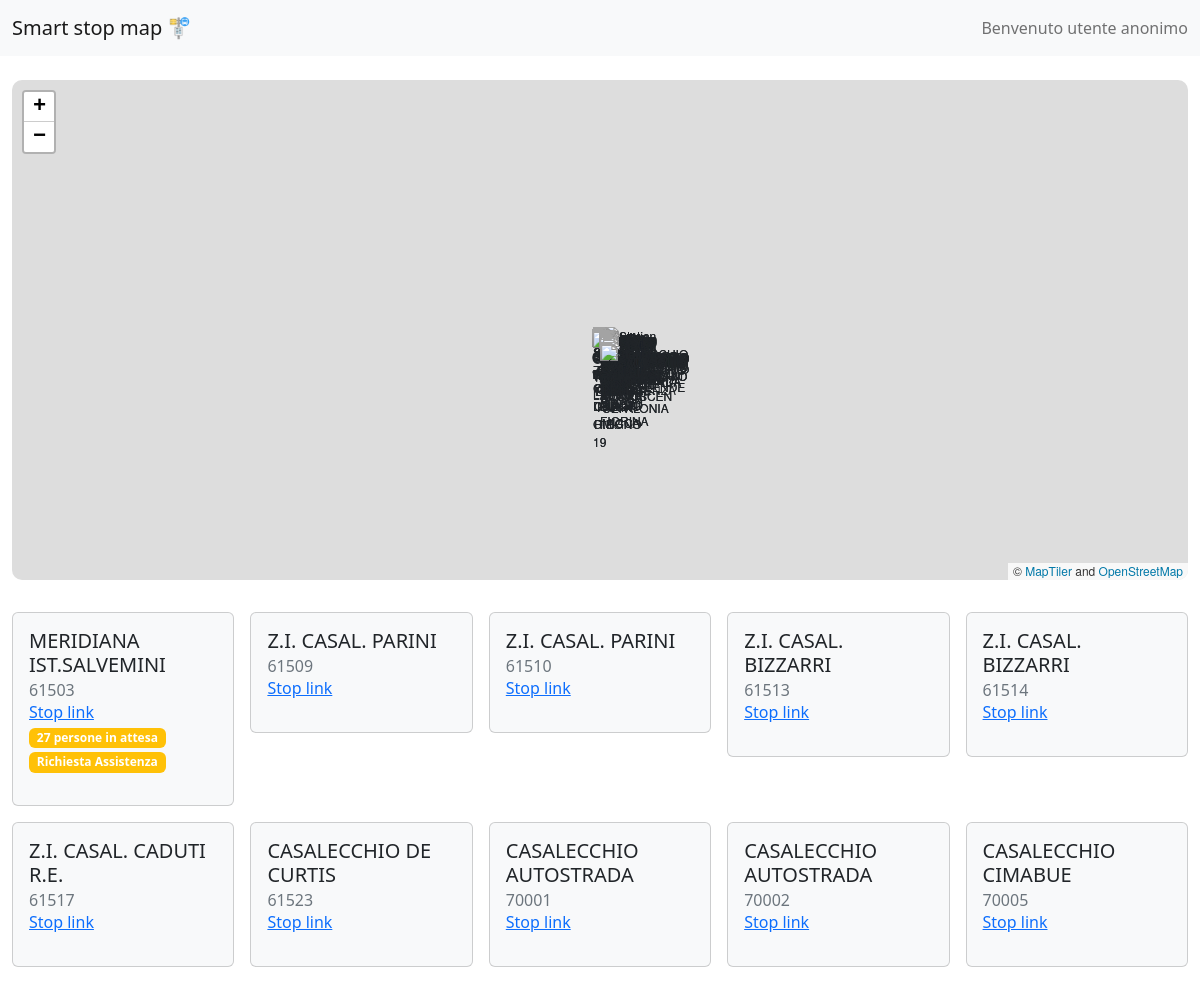
Before: / (upper part) with the older database file.
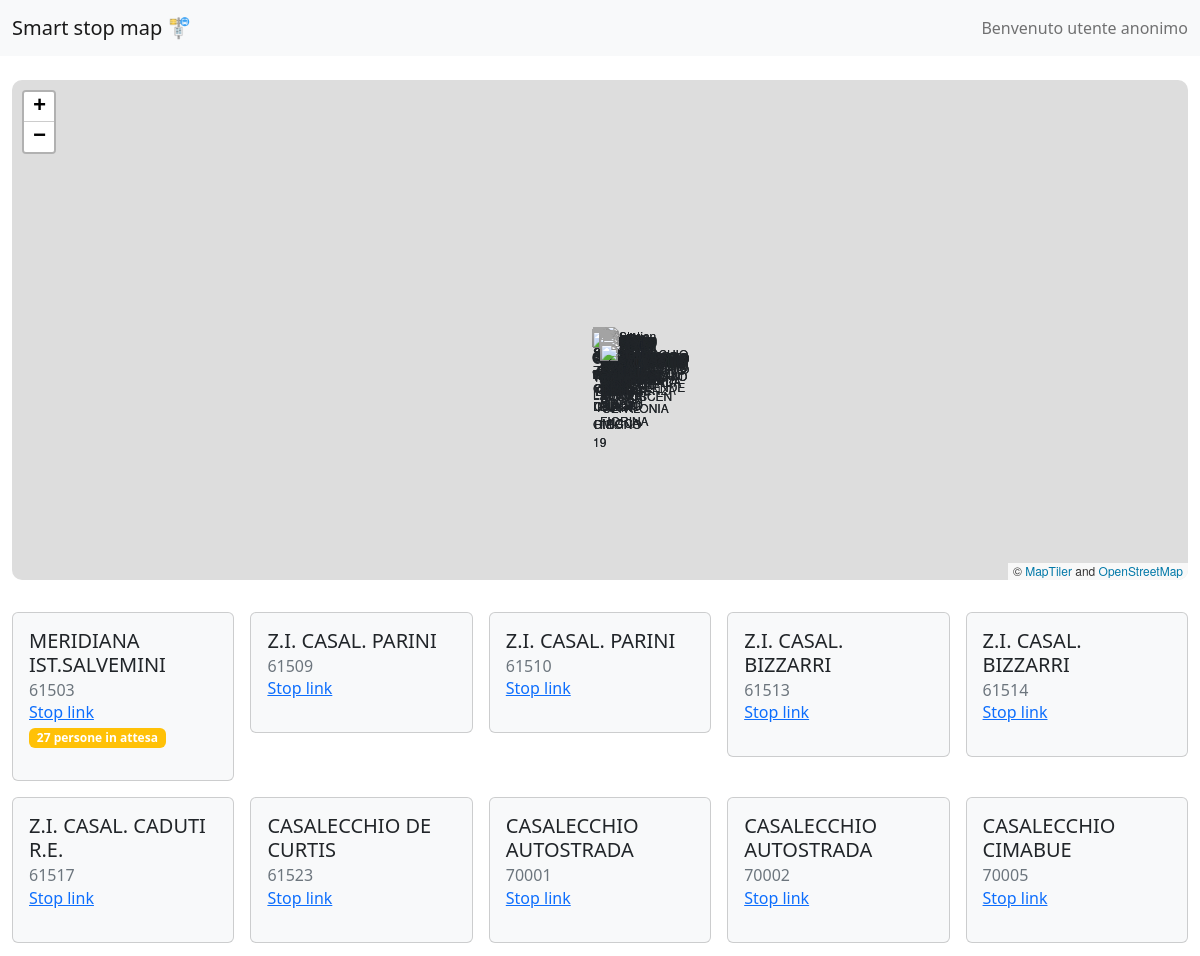
After: the same page with the newer database file.
### models.py (models this page shows, shortened)
class Stop(db.Model):
    __tablename__ = "stops"
    id = db.Column(db.String(10), primary_key=True)
    position = db.Column(db.String(80), unique=False, nullable=False)
    name = db.Column(db.String(50), nullable=True)
    people = db.Column(db.Integer(), nullable=True)
    hButton = db.Column(db.Integer(), nullable=True)

### app.py (the view)
@app.route("/")
def home():
    dataset=[]
    stops = Stop.query.all()
    for stop in stops:
        dataset.append({"id": stop.id,
                        "name": stop.name,
                        "location": json.loads(stop.position),
                        "people": stop.people if stop.people != None else "-",
                        "hButton": stop.hButton, })
    return render_template('index.html', stations=dataset, name = "Bus Stops Map")

### app.py (called while the page is built)
@app.before_request
def session_handler():
    session.permanent = True
    app.permanent_session_lifetime = timedelta(minutes=1)

### templates/index.html (shortened to what this page needs)
{% extends 'baseof.html' %}
{% block titlepage %}Smart stop map{% endblock %}
{% block content %}
<div id="map" style="width: 100%; height: 500px"></div>
<div class="row row-cols-2 row-cols-md-5 g-3 mt-3" data-masonry='{"percentPosition": true }'>
  {% for station in stations %}
  <div class="col">
   <div class="card bg-light">
     <div class="card-body">
       <h5 class="card-title">{{station.name | e}}</h5>
       <h6 class="card-subtitle text-muted">{{station.id | e}}</h6>
       <a href="stop/{{station.id}}" class="card-link">Stop link</a>
       {% if station.people != '-'%} <span class="badge bg-warning badge-pill badge-warning"> {{station.people}} persone in attesa </span>       {% endif %}
       {% if station.hButton == 1%} <span class="badge bg-warning badge-pill badge-warning"> Richiesta Assistenza </span>       {% endif %}
     </div>
       </div>
  </div>
{% endfor %}
</div>
{% endblock %}

### templates/baseof.html (shortened to what this page needs)
<!DOCTYPE html>
<html lang="en">
  <head>
    <link
      href="https://cdn.jsdelivr.net/npm/bootstrap@5.2.3/dist/css/bootstrap.min.css"
      rel="stylesheet"
    />
    <link
      rel="stylesheet"
      href="https://unpkg.com/leaflet@1.9.3/dist/leaflet.css"
    />
    <link
      rel="stylesheet"
      href="{{ url_for('static',filename='/style.css') }}"
    />
  </head>
  <body>
    <section class="content">
      <header>
        <nav class="navbar navbar-expand-lg bg-light">
          <div class="container-fluid">
            <a class="navbar-brand" href="/"
              >{% block titlepage %}{% endblock %} 🚏</a
            >
            <span class="navbar-text">
              {% if current_user.is_authenticated %} Benevenuto {{
              current_user.name }}
              {% else %} Benvenuto utente anonimo
              {% endif %}
            </span>
          </div>
        </nav>
      </header>
      <div class="container-fluid mt-4">{% block content %} {% endblock %}</div>
    </section>
  </body>
</html>

### static/style.css (style rules this page uses)
.leaflet-container { border-radius: 10px; }

Changed rows visible on the page:
changed Stop "MERIDIANA IST.SALVEMINI": no longer shows "Richiesta Assistenza"
